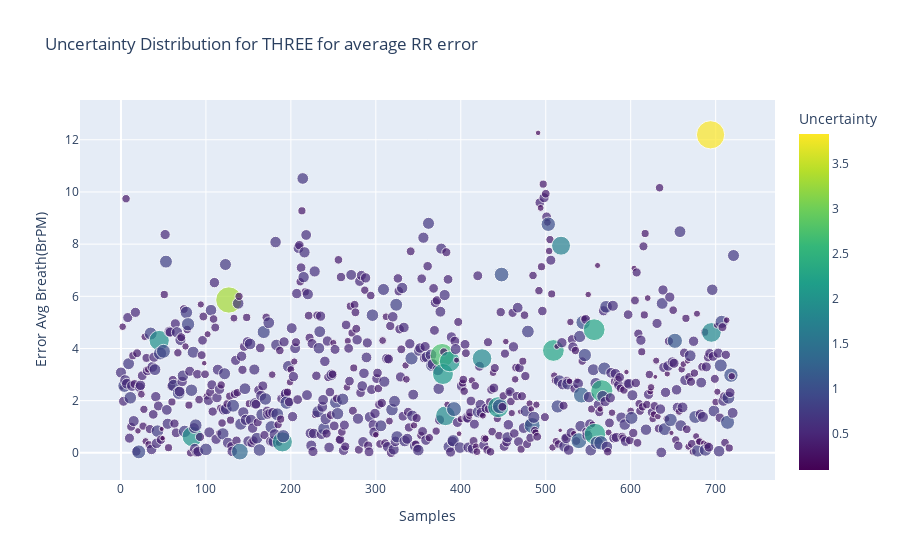
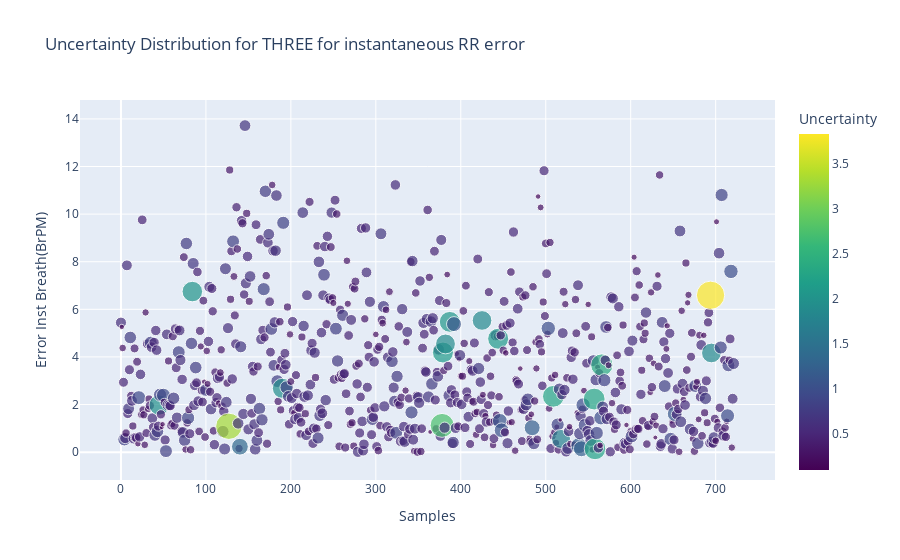

Notebook source saved alongside these figures, in order:
### Code cell
#if input_conf == 'confe':
fig1 = px.scatter(data_confe,x = 'Samples', y="Error Avg Breath(BrPM)",title="Uncertainty Distribution for "+input_conf.upper()+ " for average RR error" ,
                 color="Uncertainty", color_continuous_scale=px.colors.sequential.Viridis, size = "Uncertainty")

fig2 = px.scatter(data_confe,x = 'Samples', y="Error Inst Breath(BrPM)",title="Uncertainty Distribution for "+input_conf.upper()+ " for instantaneous RR error" ,
                 color="Uncertainty", color_continuous_scale=px.colors.sequential.Viridis,size = "Uncertainty")
fig1.show()
fig2.show()

### Figure 1 — Plotly figure (JSON) as saved in the notebook; plotly's stock layout.template omitted (floating-point values rounded to 4 significant figures; data arrays with more than 128 entries replaced by an {"elided": "..."} marker saying what was removed)
{"data": [{"hovertemplate": "Samples=%{x}<br>Error Avg Breath(BrPM)=%{y}<br>Uncertainty=%{marker.color}<extra></extra>", "legendgroup": "", "marker": {"color": {"elided": "722 float values"}, "coloraxis": "coloraxis", "size": {"elided": "722 float values"}, "sizemode": "area", "sizeref": 0.009574, "symbol": "circle"}, "mode": "markers", "name": "", "orientation": "v", "showlegend": false, "type": "scatter", "x": {"elided": "722 int values"}, "xaxis": "x", "y": {"elided": "722 float values"}, "yaxis": "y"}], "layout": {"coloraxis": {"colorbar": {"title": {"text": "Uncertainty"}}, "colorscale": [[0, "#440154"], [0.1111, "#482878"], [0.2222, "#3e4989"], [0.3333, "#31688e"], [0.4444, "#26828e"], [0.5556, "#1f9e89"], [0.6667, "#35b779"], [0.7778, "#6ece58"], [0.8889, "#b5de2b"], [1, "#fde725"]]}, "legend": {"itemsizing": "constant", "tracegroupgap": 0}, "title": {"text": "Uncertainty Distribution for THREE for average RR error"}, "xaxis": {"anchor": "y", "domain": [0, 1], "title": {"text": "Samples"}}, "yaxis": {"anchor": "x", "domain": [0, 1], "title": {"text": "Error Avg Breath(BrPM)"}}}}

### Figure 2 — Plotly figure (JSON) as saved in the notebook; plotly's stock layout.template omitted (floating-point values rounded to 4 significant figures; data arrays with more than 128 entries replaced by an {"elided": "..."} marker saying what was removed)
{"data": [{"hovertemplate": "Samples=%{x}<br>Error Inst Breath(BrPM)=%{y}<br>Uncertainty=%{marker.color}<extra></extra>", "legendgroup": "", "marker": {"color": {"elided": "722 float values"}, "coloraxis": "coloraxis", "size": {"elided": "722 float values"}, "sizemode": "area", "sizeref": 0.009574, "symbol": "circle"}, "mode": "markers", "name": "", "orientation": "v", "showlegend": false, "type": "scatter", "x": {"elided": "722 int values"}, "xaxis": "x", "y": {"elided": "722 float values"}, "yaxis": "y"}], "layout": {"coloraxis": {"colorbar": {"title": {"text": "Uncertainty"}}, "colorscale": [[0, "#440154"], [0.1111, "#482878"], [0.2222, "#3e4989"], [0.3333, "#31688e"], [0.4444, "#26828e"], [0.5556, "#1f9e89"], [0.6667, "#35b779"], [0.7778, "#6ece58"], [0.8889, "#b5de2b"], [1, "#fde725"]]}, "legend": {"itemsizing": "constant", "tracegroupgap": 0}, "title": {"text": "Uncertainty Distribution for THREE for instantaneous RR error"}, "xaxis": {"anchor": "y", "domain": [0, 1], "title": {"text": "Samples"}}, "yaxis": {"anchor": "x", "domain": [0, 1], "title": {"text": "Error Inst Breath(BrPM)"}}}}
